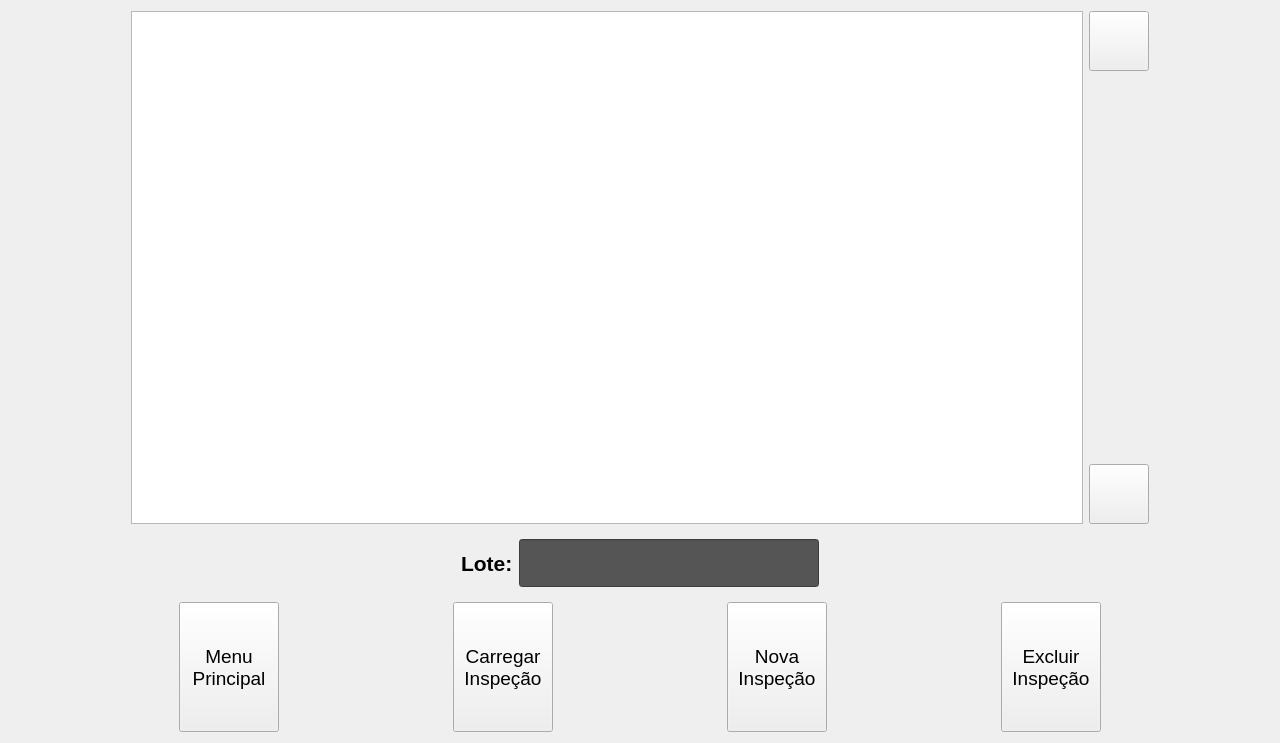
<?xml version="1.0" encoding="UTF-8"?>
<ui version="4.0">
 <class>FormProductsH</class>
 <widget class="QWidget" name="FormProductsH">
  <property name="geometry">
   <rect>
    <x>0</x>
    <y>0</y>
    <width>1280</width>
    <height>743</height>
   </rect>
  </property>
  <property name="windowTitle">
   <string>Form</string>
  </property>
  <layout class="QVBoxLayout" name="verticalLayout_2">
   <item>
    <layout class="QHBoxLayout" name="horizontalLayout_2" stretch="1,0">
     <property name="leftMargin">
      <number>120</number>
     </property>
     <property name="rightMargin">
      <number>120</number>
     </property>
     <item>
      <widget class="QListWidget" name="listWidget">
       <property name="font">
        <font>
         <pointsize>28</pointsize>
        </font>
       </property>
       <property name="verticalScrollBarPolicy">
        <enum>Qt::ScrollBarAlwaysOff</enum>
       </property>
       <property name="horizontalScrollBarPolicy">
        <enum>Qt::ScrollBarAlwaysOff</enum>
       </property>
       <property name="spacing">
        <number>16</number>
       </property>
      </widget>
     </item>
     <item>
      <layout class="QVBoxLayout" name="verticalLayout">
       <item>
        <widget class="ButtonBeR" name="btn_up">
         <property name="minimumSize">
          <size>
           <width>60</width>
           <height>60</height>
          </size>
         </property>
         <property name="maximumSize">
          <size>
           <width>60</width>
           <height>60</height>
          </size>
         </property>
         <property name="focusPolicy">
          <enum>Qt::NoFocus</enum>
         </property>
         <property name="text">
          <string/>
         </property>
         <property name="icon">
          <iconset resource="../res/icons.qrc">
           <normaloff>:/icons/arrow-3-up_0.png</normaloff>:/icons/arrow-3-up_0.png</iconset>
         </property>
         <property name="iconSize">
          <size>
           <width>16</width>
           <height>16</height>
          </size>
         </property>
         <property name="bgIcon">
          <iconset resource="../res/icons.qrc">
           <normaloff>:/icons/bt-blank.png</normaloff>
           <normalon>:/icons/bt-blank_pressed.png</normalon>:/icons/bt-blank.png</iconset>
         </property>
         <property name="bgIconSize">
          <size>
           <width>60</width>
           <height>60</height>
          </size>
         </property>
        </widget>
       </item>
       <item>
        <spacer name="verticalSpacer">
         <property name="orientation">
          <enum>Qt::Vertical</enum>
         </property>
         <property name="sizeHint" stdset="0">
          <size>
           <width>20</width>
           <height>40</height>
          </size>
         </property>
        </spacer>
       </item>
       <item>
        <widget class="ButtonBeR" name="btn_down">
         <property name="minimumSize">
          <size>
           <width>60</width>
           <height>60</height>
          </size>
         </property>
         <property name="maximumSize">
          <size>
           <width>60</width>
           <height>60</height>
          </size>
         </property>
         <property name="focusPolicy">
          <enum>Qt::NoFocus</enum>
         </property>
         <property name="text">
          <string/>
         </property>
         <property name="icon">
          <iconset resource="../res/icons.qrc">
           <normaloff>:/icons/arrow-3-down_0.png</normaloff>:/icons/arrow-3-down_0.png</iconset>
         </property>
         <property name="iconSize">
          <size>
           <width>16</width>
           <height>16</height>
          </size>
         </property>
         <property name="bgIcon">
          <iconset resource="../res/icons.qrc">
           <normaloff>:/icons/bt-blank.png</normaloff>
           <normalon>:/icons/bt-blank_pressed.png</normalon>:/icons/bt-blank.png</iconset>
         </property>
         <property name="bgIconSize">
          <size>
           <width>60</width>
           <height>60</height>
          </size>
         </property>
        </widget>
       </item>
      </layout>
     </item>
    </layout>
   </item>
   <item>
    <widget class="QFrame" name="frm_batch">
     <property name="frameShape">
      <enum>QFrame::NoFrame</enum>
     </property>
     <property name="frameShadow">
      <enum>QFrame::Raised</enum>
     </property>
     <layout class="QHBoxLayout" name="horizontalLayout_3">
      <item>
       <spacer name="horizontalSpacer">
        <property name="orientation">
         <enum>Qt::Horizontal</enum>
        </property>
        <property name="sizeHint" stdset="0">
         <size>
          <width>40</width>
          <height>20</height>
         </size>
        </property>
       </spacer>
      </item>
      <item>
       <widget class="QLabel" name="label">
        <property name="font">
         <font>
          <pointsize>16</pointsize>
          <weight>75</weight>
          <bold>true</bold>
         </font>
        </property>
        <property name="text">
         <string>Lote:</string>
        </property>
       </widget>
      </item>
      <item>
       <widget class="QLineEdit" name="le_batch">
        <property name="enabled">
         <bool>false</bool>
        </property>
        <property name="minimumSize">
         <size>
          <width>300</width>
          <height>48</height>
         </size>
        </property>
        <property name="maximumSize">
         <size>
          <width>150</width>
          <height>16777215</height>
         </size>
        </property>
        <property name="font">
         <font>
          <pointsize>15</pointsize>
         </font>
        </property>
        <property name="styleSheet">
         <string notr="true">background-color: rgb(85, 85, 85);
color: rgb(255, 255, 255);</string>
        </property>
        <property name="text">
         <string/>
        </property>
        <property name="maxLength">
         <number>16</number>
        </property>
        <property name="alignment">
         <set>Qt::AlignCenter</set>
        </property>
        <property name="readOnly">
         <bool>true</bool>
        </property>
       </widget>
      </item>
      <item>
       <spacer name="horizontalSpacer_2">
        <property name="orientation">
         <enum>Qt::Horizontal</enum>
        </property>
        <property name="sizeHint" stdset="0">
         <size>
          <width>40</width>
          <height>20</height>
         </size>
        </property>
       </spacer>
      </item>
     </layout>
    </widget>
   </item>
   <item>
    <layout class="QHBoxLayout" name="horizontalLayout">
     <item>
      <widget class="ButtonBeR" name="btn_menu">
       <property name="minimumSize">
        <size>
         <width>100</width>
         <height>130</height>
        </size>
       </property>
       <property name="maximumSize">
        <size>
         <width>100</width>
         <height>130</height>
        </size>
       </property>
       <property name="font">
        <font>
         <pointsize>14</pointsize>
        </font>
       </property>
       <property name="focusPolicy">
        <enum>Qt::NoFocus</enum>
       </property>
       <property name="text">
        <string>Menu
Principal</string>
       </property>
       <property name="iconSize">
        <size>
         <width>80</width>
         <height>80</height>
        </size>
       </property>
       <property name="bgIcon">
        <iconset resource="../res/icons.qrc">
         <normaloff>:/icons/bt-blank.png</normaloff>
         <normalon>:/icons/bt-blank_pressed.png</normalon>:/icons/bt-blank.png</iconset>
       </property>
       <property name="bgIconSize">
        <size>
         <width>80</width>
         <height>80</height>
        </size>
       </property>
      </widget>
     </item>
     <item>
      <widget class="ButtonBeR" name="btn_load">
       <property name="minimumSize">
        <size>
         <width>100</width>
         <height>130</height>
        </size>
       </property>
       <property name="maximumSize">
        <size>
         <width>100</width>
         <height>130</height>
        </size>
       </property>
       <property name="font">
        <font>
         <pointsize>14</pointsize>
        </font>
       </property>
       <property name="focusPolicy">
        <enum>Qt::NoFocus</enum>
       </property>
       <property name="text">
        <string>Carregar
Inspeção</string>
       </property>
       <property name="iconSize">
        <size>
         <width>80</width>
         <height>80</height>
        </size>
       </property>
       <property name="bgIcon">
        <iconset resource="../res/icons.qrc">
         <normaloff>:/icons/bt-blank.png</normaloff>
         <normalon>:/icons/bt-blank_pressed.png</normalon>:/icons/bt-blank.png</iconset>
       </property>
       <property name="bgIconSize">
        <size>
         <width>80</width>
         <height>80</height>
        </size>
       </property>
      </widget>
     </item>
     <item>
      <widget class="ButtonBeR" name="btn_new">
       <property name="minimumSize">
        <size>
         <width>100</width>
         <height>130</height>
        </size>
       </property>
       <property name="maximumSize">
        <size>
         <width>100</width>
         <height>130</height>
        </size>
       </property>
       <property name="font">
        <font>
         <pointsize>14</pointsize>
        </font>
       </property>
       <property name="focusPolicy">
        <enum>Qt::NoFocus</enum>
       </property>
       <property name="text">
        <string>Nova
Inspeção</string>
       </property>
       <property name="iconSize">
        <size>
         <width>80</width>
         <height>80</height>
        </size>
       </property>
       <property name="bgIcon">
        <iconset resource="../res/icons.qrc">
         <normaloff>:/icons/bt-blank.png</normaloff>
         <normalon>:/icons/bt-blank_pressed.png</normalon>:/icons/bt-blank.png</iconset>
       </property>
       <property name="bgIconSize">
        <size>
         <width>80</width>
         <height>80</height>
        </size>
       </property>
      </widget>
     </item>
     <item>
      <widget class="ButtonBeR" name="btn_delete">
       <property name="minimumSize">
        <size>
         <width>100</width>
         <height>130</height>
        </size>
       </property>
       <property name="maximumSize">
        <size>
         <width>100</width>
         <height>130</height>
        </size>
       </property>
       <property name="font">
        <font>
         <pointsize>14</pointsize>
        </font>
       </property>
       <property name="focusPolicy">
        <enum>Qt::NoFocus</enum>
       </property>
       <property name="text">
        <string>Excluir
Inspeção</string>
       </property>
       <property name="iconSize">
        <size>
         <width>80</width>
         <height>80</height>
        </size>
       </property>
       <property name="bgIcon">
        <iconset resource="../res/icons.qrc">
         <normaloff>:/icons/bt-blank.png</normaloff>
         <normalon>:/icons/bt-blank_pressed.png</normalon>:/icons/bt-blank.png</iconset>
       </property>
       <property name="bgIconSize">
        <size>
         <width>80</width>
         <height>80</height>
        </size>
       </property>
      </widget>
     </item>
    </layout>
   </item>
  </layout>
 </widget>
 <customwidgets>
  <customwidget>
   <class>ButtonBeR</class>
   <extends>QPushButton</extends>
   <header>buttonber.h</header>
  </customwidget>
 </customwidgets>
 <resources>
  <include location="../res/icons.qrc"/>
 </resources>
 <connections/>
</ui>
